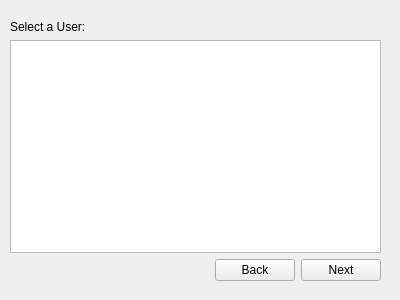
<?xml version="1.0" encoding="UTF-8"?>
<ui version="4.0">
 <class>Form</class>
 <widget class="QWidget" name="Form">
  <property name="geometry">
   <rect>
    <x>0</x>
    <y>0</y>
    <width>400</width>
    <height>300</height>
   </rect>
  </property>
  <property name="windowTitle">
   <string> </string>
  </property>
  <widget class="QWidget" name="verticalLayoutWidget">
   <property name="geometry">
    <rect>
     <x>10</x>
     <y>20</y>
     <width>371</width>
     <height>261</height>
    </rect>
   </property>
   <layout class="QVBoxLayout" name="verticalLayout_2">
    <item>
     <widget class="QLabel" name="label">
      <property name="text">
       <string>Select a User:</string>
      </property>
     </widget>
    </item>
    <item>
     <widget class="QListWidget" name="userList">
      <property name="currentRow">
       <number>-1</number>
      </property>
     </widget>
    </item>
    <item>
     <layout class="QHBoxLayout" name="horizontalLayout">
      <item>
       <spacer name="horizontalSpacer">
        <property name="orientation">
         <enum>Qt::Horizontal</enum>
        </property>
        <property name="sizeHint" stdset="0">
         <size>
          <width>40</width>
          <height>20</height>
         </size>
        </property>
       </spacer>
      </item>
      <item>
       <widget class="QPushButton" name="exitButton">
        <property name="text">
         <string>Back</string>
        </property>
       </widget>
      </item>
      <item>
       <widget class="QPushButton" name="selectButton">
        <property name="text">
         <string>Next</string>
        </property>
       </widget>
      </item>
     </layout>
    </item>
    <item>
     <layout class="QVBoxLayout" name="verticalLayout_3"/>
    </item>
   </layout>
  </widget>
 </widget>
 <resources/>
 <connections/>
</ui>
